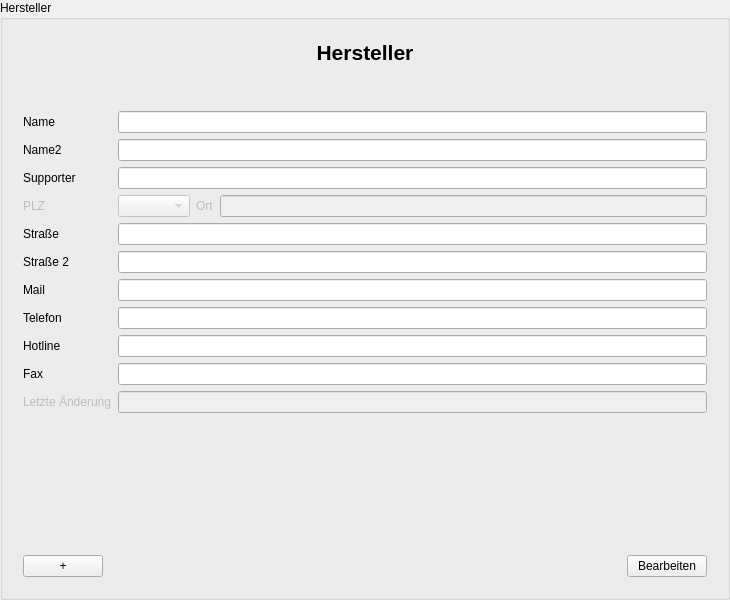
<?xml version="1.0" encoding="UTF-8" ?>
<ui version="4.0">
 <class>ManufacturerInputArea</class>
 <widget class="QGroupBox" name="ManufacturerInputArea">
  <property name="geometry">
   <rect>
    <x>0</x>
    <y>0</y>
    <width>730</width>
    <height>600</height>
   </rect>
  </property>
  <property name="windowTitle">
   <string>Hersteller</string>
  </property>
  <property name="accessibleName">
   <string>ManufacturerInputDialog</string>
  </property>
  <property name="title">
   <string>Hersteller</string>
  </property>
  <layout class="QGridLayout" name="gridLayout_3">
   <item row="0" column="0">
    <widget class="QWidget" name="GroupBox" native="true">
     <layout class="QVBoxLayout" name="verticalLayout_3">
      <item>
       <layout class="QVBoxLayout" name="verticalLayout">
        <item>
         <widget class="QLabel" name="headerLabel">
          <property name="font">
           <font>
            <pointsize>16</pointsize>
            <weight>75</weight>
            <bold>true</bold>
           </font>
          </property>
          <property name="text">
           <string>Hersteller</string>
          </property>
          <property name="alignment">
           <set>Qt::AlignCenter</set>
          </property>
         </widget>
        </item>
       </layout>
      </item>
      <item>
       <spacer name="verticalSpacer_2">
        <property name="orientation">
         <enum>Qt::Vertical</enum>
        </property>
        <property name="sizeType">
         <enum>QSizePolicy::Preferred</enum>
        </property>
        <property name="sizeHint" stdset="0">
         <size>
          <width>20</width>
          <height>40</height>
         </size>
        </property>
       </spacer>
      </item>
      <item>
       <layout class="QGridLayout" name="gridLayout">
        <item row="7" column="1" colspan="3">
         <widget class="QLineEdit" name="phoneNumberLineEdit" />
        </item>
        <item row="0" column="1" colspan="3">
         <widget class="QLineEdit" name="nameLineEdit" />
        </item>
        <item row="3" column="3">
         <widget class="QLineEdit" name="cityLineEdit">
          <property name="enabled">
           <bool>false</bool>
          </property>
         </widget>
        </item>
        <item row="3" column="0">
         <widget class="QLabel" name="zipCodeLabel">
          <property name="enabled">
           <bool>false</bool>
          </property>
          <property name="text">
           <string>PLZ</string>
          </property>
          <property name="buddy">
           <cstring>zipCodeComboBox</cstring>
          </property>
         </widget>
        </item>
        <item row="10" column="1" colspan="3">
         <widget class="QLineEdit" name="lastUpdateLineEdit">
          <property name="enabled">
           <bool>false</bool>
          </property>
         </widget>
        </item>
        <item row="3" column="1">
         <widget class="QComboBox" name="zipCodeComboBox">
          <property name="enabled">
           <bool>false</bool>
          </property>
         </widget>
        </item>
        <item row="8" column="0">
         <widget class="QLabel" name="hotlineNumberLabel">
          <property name="text">
           <string>Hotline</string>
          </property>
          <property name="buddy">
           <cstring>hotlineNumberLineEdit</cstring>
          </property>
         </widget>
        </item>
        <item row="0" column="0">
         <widget class="QLabel" name="nameLabel">
          <property name="text">
           <string>Name</string>
          </property>
          <property name="buddy">
           <cstring>nameLineEdit</cstring>
          </property>
         </widget>
        </item>
        <item row="6" column="0">
         <widget class="QLabel" name="mailAddressLabel">
          <property name="text">
           <string>Mail</string>
          </property>
          <property name="buddy">
           <cstring>mailAddressLineEdit</cstring>
          </property>
         </widget>
        </item>
        <item row="9" column="0">
         <widget class="QLabel" name="faxNumberLabel">
          <property name="text">
           <string>Fax</string>
          </property>
          <property name="buddy">
           <cstring>faxNumberLineEdit</cstring>
          </property>
         </widget>
        </item>
        <item row="4" column="1" colspan="3">
         <widget class="QLineEdit" name="addressLineEdit" />
        </item>
        <item row="3" column="2">
         <widget class="QLabel" name="cityLabel">
          <property name="enabled">
           <bool>false</bool>
          </property>
          <property name="text">
           <string>Ort</string>
          </property>
          <property name="buddy">
           <cstring>cityLineEdit</cstring>
          </property>
         </widget>
        </item>
        <item row="1" column="1" colspan="3">
         <widget class="QLineEdit" name="name2LineEdit" />
        </item>
        <item row="2" column="1" colspan="3">
         <widget class="QLineEdit" name="supporterLineEdit" />
        </item>
        <item row="1" column="0">
         <widget class="QLabel" name="name2Label">
          <property name="text">
           <string>Name2</string>
          </property>
          <property name="buddy">
           <cstring>name2LineEdit</cstring>
          </property>
         </widget>
        </item>
        <item row="10" column="0">
         <widget class="QLabel" name="lastUpdateLabel">
          <property name="enabled">
           <bool>false</bool>
          </property>
          <property name="text">
           <string>Letzte Änderung</string>
          </property>
          <property name="buddy">
           <cstring>lastUpdateLineEdit</cstring>
          </property>
         </widget>
        </item>
        <item row="2" column="0">
         <widget class="QLabel" name="supporterLabel">
          <property name="text">
           <string>Supporter</string>
          </property>
          <property name="buddy">
           <cstring>supporterLineEdit</cstring>
          </property>
         </widget>
        </item>
        <item row="4" column="0">
         <widget class="QLabel" name="addressLabel">
          <property name="text">
           <string>Straße</string>
          </property>
          <property name="buddy">
           <cstring>addressLineEdit</cstring>
          </property>
         </widget>
        </item>
        <item row="6" column="1" colspan="3">
         <widget class="QLineEdit" name="mailAddressLineEdit" />
        </item>
        <item row="7" column="0">
         <widget class="QLabel" name="phoneNumberLabel">
          <property name="text">
           <string>Telefon</string>
          </property>
          <property name="buddy">
           <cstring>phoneNumberLineEdit</cstring>
          </property>
         </widget>
        </item>
        <item row="8" column="1" colspan="3">
         <widget class="QLineEdit" name="hotlineNumberLineEdit" />
        </item>
        <item row="9" column="1" colspan="3">
         <widget class="QLineEdit" name="faxNumberLineEdit" />
        </item>
        <item row="5" column="0">
         <widget class="QLabel" name="address2Label">
          <property name="text">
           <string>Straße 2</string>
          </property>
          <property name="buddy">
           <cstring>address2LineEdit</cstring>
          </property>
         </widget>
        </item>
        <item row="5" column="1" colspan="3">
         <widget class="QLineEdit" name="address2LineEdit" />
        </item>
       </layout>
      </item>
      <item>
       <spacer name="verticalSpacer">
        <property name="orientation">
         <enum>Qt::Vertical</enum>
        </property>
        <property name="sizeHint" stdset="0">
         <size>
          <width>20</width>
          <height>40</height>
         </size>
        </property>
       </spacer>
      </item>
      <item>
       <layout class="QHBoxLayout" name="horizontalLayout">
        <item>
         <widget class="QPushButton" name="addPushButton">
          <property name="text">
           <string>+</string>
          </property>
         </widget>
        </item>
        <item>
         <spacer name="horizontalSpacer">
          <property name="orientation">
           <enum>Qt::Horizontal</enum>
          </property>
          <property name="sizeHint" stdset="0">
           <size>
            <width>40</width>
            <height>20</height>
           </size>
          </property>
         </spacer>
        </item>
        <item>
         <widget class="QPushButton" name="editFinishPushButton">
          <property name="text">
           <string>Bearbeiten</string>
          </property>
         </widget>
        </item>
       </layout>
      </item>
     </layout>
    </widget>
   </item>
  </layout>
 </widget>
 <tabstops>
  <tabstop>nameLineEdit</tabstop>
  <tabstop>name2LineEdit</tabstop>
  <tabstop>supporterLineEdit</tabstop>
  <tabstop>zipCodeComboBox</tabstop>
  <tabstop>cityLineEdit</tabstop>
  <tabstop>addressLineEdit</tabstop>
  <tabstop>address2LineEdit</tabstop>
  <tabstop>mailAddressLineEdit</tabstop>
  <tabstop>phoneNumberLineEdit</tabstop>
  <tabstop>hotlineNumberLineEdit</tabstop>
  <tabstop>faxNumberLineEdit</tabstop>
  <tabstop>lastUpdateLineEdit</tabstop>
  <tabstop>addPushButton</tabstop>
  <tabstop>editFinishPushButton</tabstop>
 </tabstops>
 <resources />
 <connections />
</ui>
